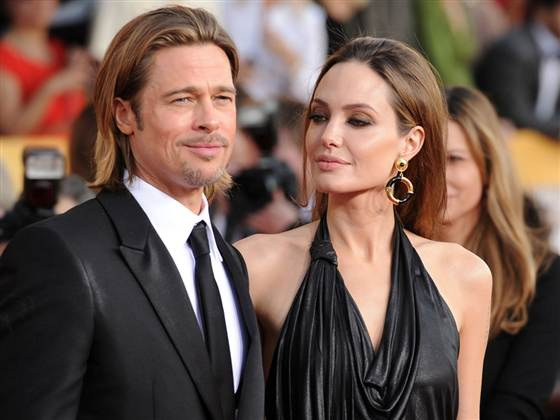
#> input picture images/brad.jpg, 560 x 420 px, found by its file name
$ python noise.py
#> lines starting #> are read from the running program, lines starting #| are printed output that depends on the picture
import numpy as np
import random
import cv2

def sp_noise(image,prob):
    '''
    Add salt and pepper noise to image
    prob: Probability of the noise
    '''
    output = np.zeros(image.shape,np.uint8)
    thres = 1 - prob
    for i in range(image.shape[0]):
        for j in range(image.shape[1]):
            rdn = random.random()
            if rdn < prob:
                output[i][j] = 0
            elif rdn > thres:
                output[i][j] = 255
            else:
                output[i][j] = image[i][j]
    return output

image = cv2.imread('./images/brad.jpg',0) # Only for grayscale image
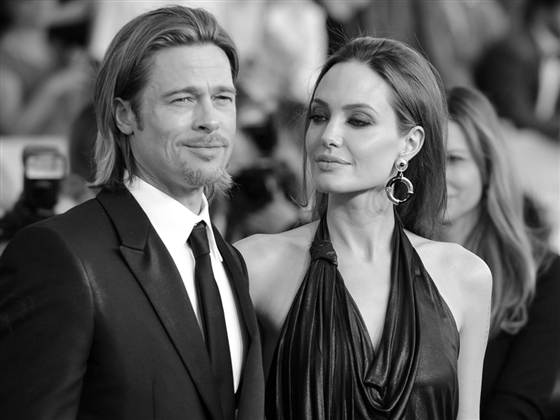
#> image: shape (420, 560); min 0, max 255, mean 93.3
noise_img = sp_noise(image, 0.01)
#> after the loop in sp_noise, `for i in range(image.shape[0]):`:
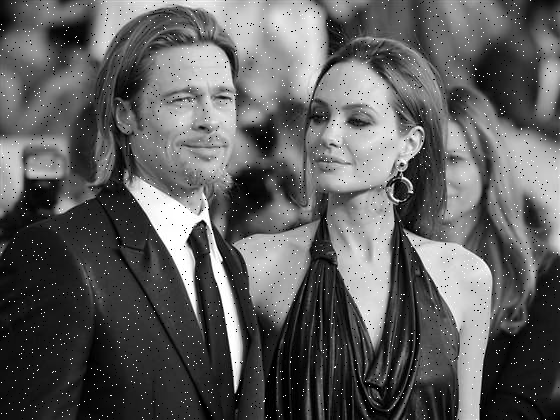
#> output: shape (420, 560); min 0, max 255, mean 94
cv2.imwrite('./images/sp_noise.jpg', noise_img)

$ run again, with images/origo.jpg copied over images/brad.jpg
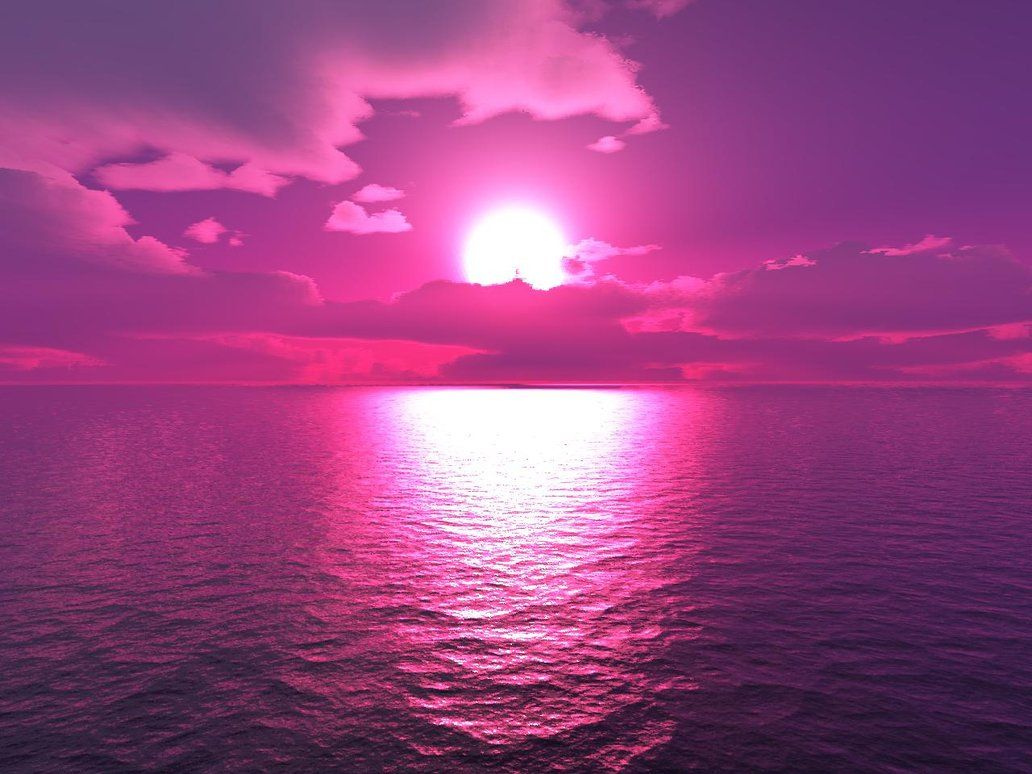
#> input picture images/origo.jpg, 1032 x 774 px, found by its file name
#> `image = cv2.imread('./images/brad.jpg',0)`:
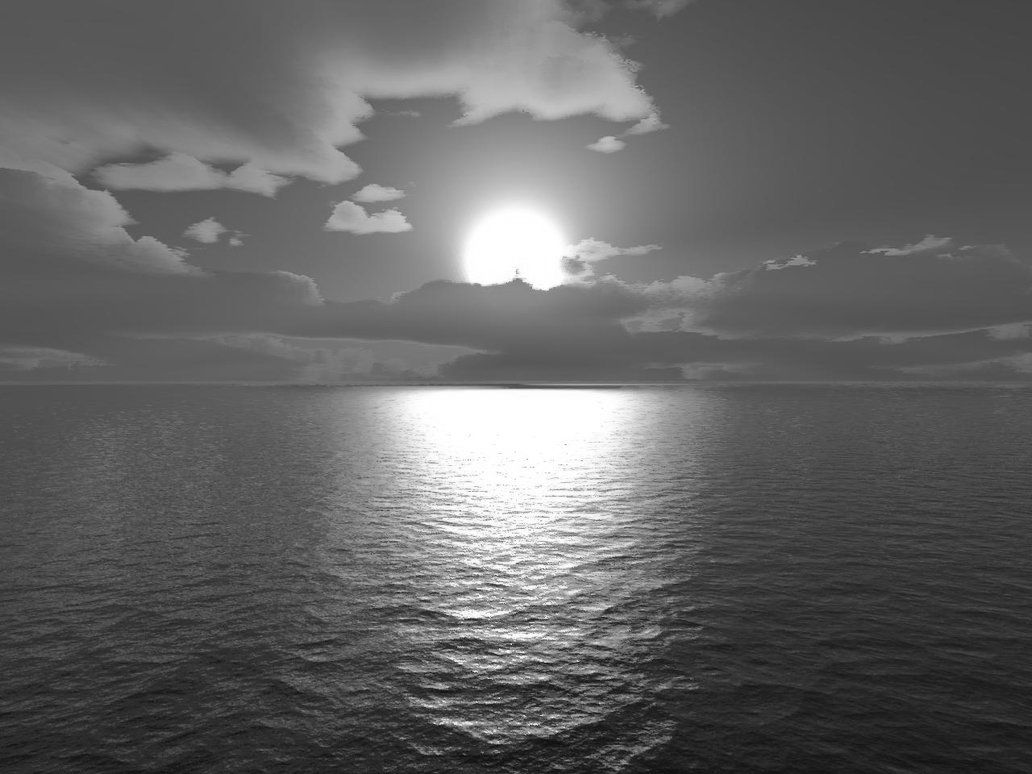
#> image: shape (774, 1032); min 4, max 255, mean 100.1

$ run again, with images/test.jpg copied over images/brad.jpg
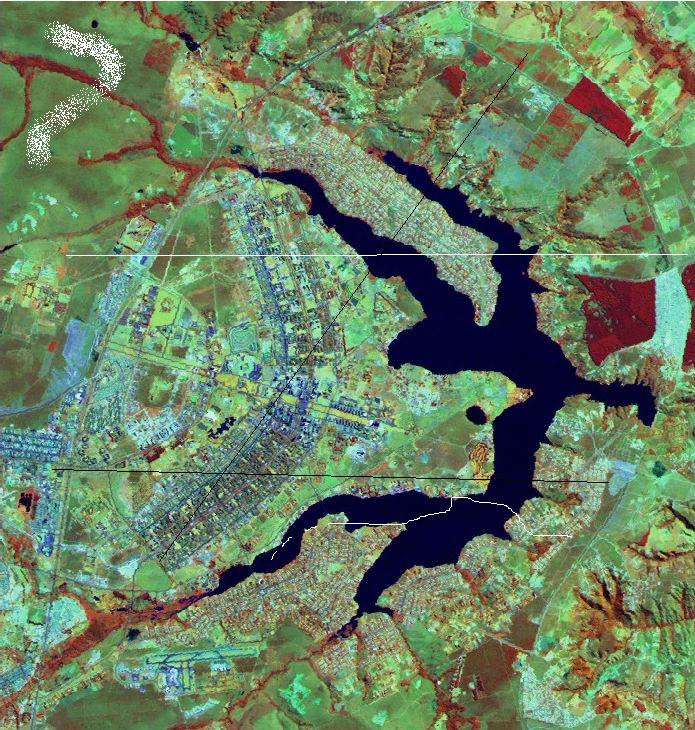
#> input picture images/test.jpg, 695 x 730 px, found by its file name
#> `image = cv2.imread('./images/brad.jpg',0)`:
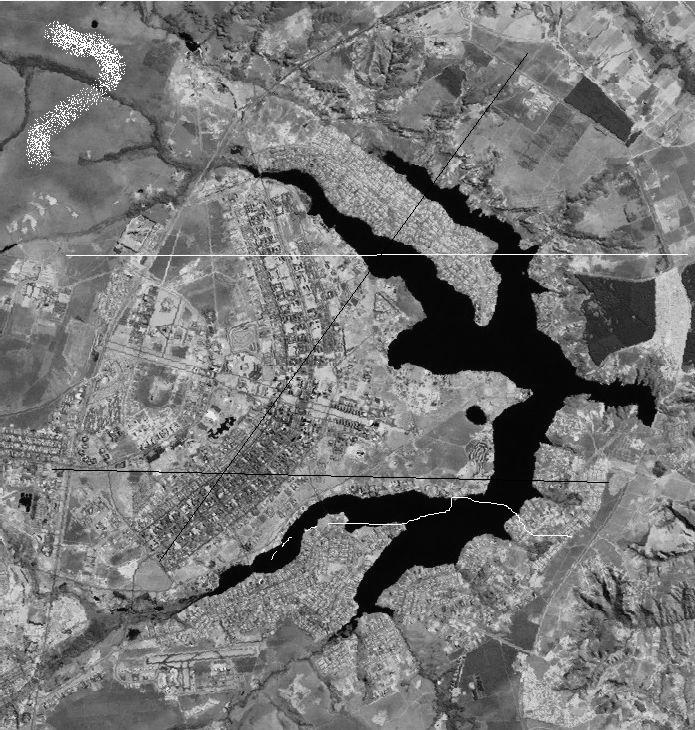
#> image: shape (730, 695); min 0, max 255, mean 118.8
